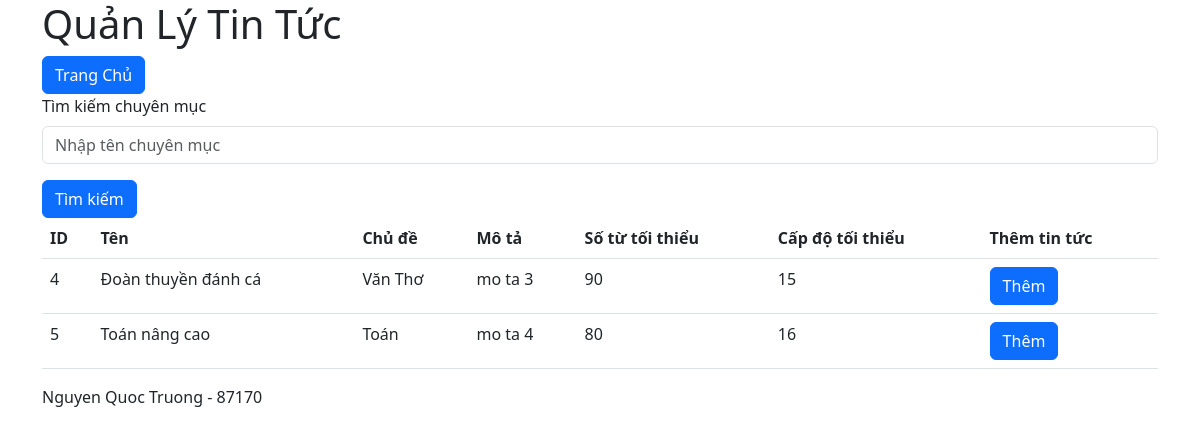
Screenshot of /dschuyenmuc.php with the database file from the repository.
### tables this page shows
CREATE TABLE `chuyenmuc` (
  `ID` int(11) NOT NULL,
  `ten` varchar(255) NOT NULL,
  `chude_id` int(11) NOT NULL,
  `mota` varchar(255) NOT NULL,
  `sotutoithieu` int(11) NOT NULL,
  `capdotoithieu` int(11) NOT NULL
);

CREATE TABLE `chude` (
  `ID` int(11) NOT NULL,
  `ten` varchar(255) NOT NULL,
  `mota` text NOT NULL
);

### dschuyenmuc.php (the view)
<?php
require_once 'header.php';
require_once 'connect.php';
if (isset($_GET['ten'])) {
    $ten = $_GET['ten'];
    $sql = "SELECT chuyenmuc.*, chude.ten as tcd FROM chuyenmuc INNER JOIN chude ON chuyenmuc.chude_id = chude.id WHERE
    chuyenmuc.ten LIKE '%$ten%'";
    $stmt = $pdo->query($sql);
    $items = $stmt->fetchAll(PDO::FETCH_ASSOC);
} else {
    $sql = "SELECT chuyenmuc.*, chude.ten as tcd FROM chuyenmuc INNER JOIN chude ON chuyenmuc.chude_id = chude.id";
$stmt = $pdo->query($sql);
$items = $stmt->fetchAll(PDO::FETCH_ASSOC);
}
?>
<div class="nav">
    <a href="index.php"
       class="btn btn-primary me-3">Trang Chủ</a>
</div>
<form>
    <label class="form-label">Tìm kiếm chuyên mục</label>
    <input type="text" class="form-control"  name="ten" placeholder="Nhập tên chuyên mục">
    <input type="submit" value="Tìm kiếm" class="btn btn-primary mt-3">
</form>
<table class="table">
    <thead>
        <tr>
            <th>ID</th>
            <th>Tên</th>
            <th>Chủ đề</th>
            <th>Mô tả</th>
            <th>Số từ tối thiểu</th>
            <th>Cấp độ tối thiểu</th>
            <th>Thêm tin tức</th>
        </tr>
    </thead>
    <tbody>
        <?php foreach ($items as $item) { ?>
            <tr>
                <td><?php echo $item['ID'] ?></td>
                <td><?php echo $item['ten'] ?></td>
                <td><?php echo $item['tcd'] ?></td>
                <td><?php echo $item['mota'] ?></td>
                <td><?php echo $item['sotutoithieu'] ?></td>
                <td><?php echo $item['capdotoithieu'] ?></td>
                <td>
                    <a href="themtintuc.php?id=<?php echo $item['ID'] ?>" class="btn btn-primary">Thêm</a>
                </td>
            </tr>
        <?php } ?>
    </tbody>
</table>
<?php require_once 'footer.php' ?>

### rows the page displays
chuyenmuc: ID "4", ten "Đoàn thuyền đánh cá", chude.ten "Văn Thơ", mota "mo ta 3", sotutoithieu "90", capdotoithieu "15"
chuyenmuc: ID "5", ten "Toán nâng cao", chude.ten "Toán", mota "mo ta 4", sotutoithieu "80", capdotoithieu "16"
